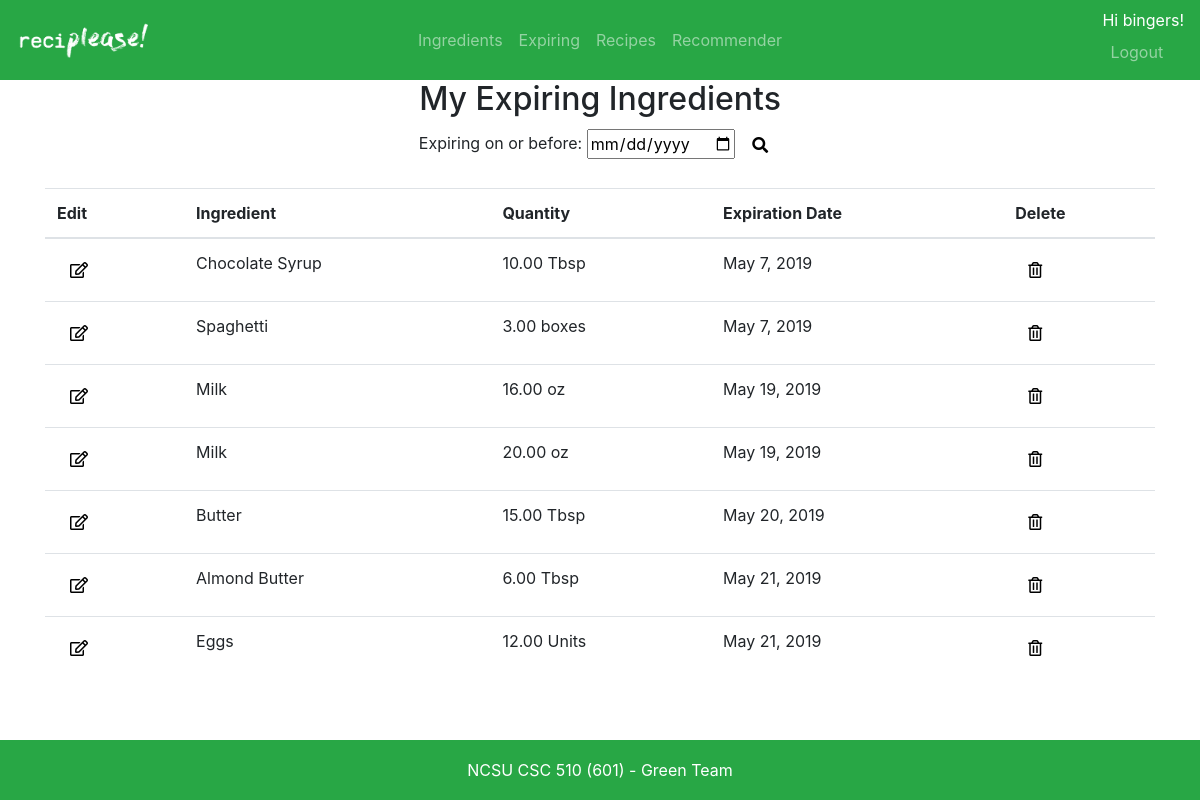
/ingredients/expiring/ (signed in), run on the app's committed database.
### ingredients/models.py (models this page shows, shortened)
class UserIngredient(models.Model):
    ingredient = models.ForeignKey('Ingredient', on_delete=models.SET_NULL, null=True)
    user =  models.ForeignKey(settings.AUTH_USER_MODEL, on_delete=models.CASCADE)
    quantity = models.DecimalField(max_digits=7, decimal_places=2, validators=[MinValueValidator(0)])
    exp_date = models.DateField(default=one_month_from_today, blank=True, null=True)

class Ingredient(models.Model):
    name = models.CharField(max_length=200)
    quantity_units = models.CharField(max_length=200) # Type of units for ingredient (oz, lbs, units, etc)
    class Meta:
        ordering = ['name']
    def __str__(self):
        return self.name

### ingredients/views.py (the view)
# urls.py: path('expiring/', views.expiring_ingredients, name='expiring_user_ingredient_list'),
def expiring_ingredients(request):
    expiring_user_ingredients = UserIngredient.objects.filter(user=request.user).select_related('ingredient').order_by('exp_date') # Get all ingredients for this user
    return render(request, 'ingredients/expiring_user_ingredient_list.html', {'expiring_user_ingredients': expiring_user_ingredients})

### ingredients/templates/ingredients/expiring_user_ingredient_list.html (shortened to what this page needs)
{% extends 'base.html' %}
{% block content %}
<div class="container">
    <h2 align="center">My Expiring Ingredients</h2>
    <form align="center" >
        Expiring on or before:
        <input type="date" id="expiry_date" name="exp_date">
        <button type="button" id="expiry_search" class="btn btn-default" style="background:none">
            <span class="fas fa-search"></span>
        </button>
    </form><br>
    <table class="table">
        <thead>
            <tr>
                <th scope="col">Edit</th>
                <th scope="col">Ingredient</th>
                <th scope="col">Quantity</th>
                <th scope="col">Expiration Date</th>
                <th scope="col">Delete</th>
            </tr>
        </thead>
        <tbody id="exp_table">
            {% for user_ingredient in expiring_user_ingredients %}
            <tr>
                <td>
                    <button type="button"  class="btn btn-default" style="background:none">
                        <a href="/ingredients/{{ user_ingredient.id }}/edit/"><span class="far fa-edit" style="color:#000000;"></span></a>
                    </button>
                </td>
                <td>{{ user_ingredient.ingredient }}</td>
                <td>{{ user_ingredient.quantity }} {{ user_ingredient.ingredient.quantity_units }}</td>
                <td>{{ user_ingredient.exp_date }}</td>
                <td>
                    <button type="button"  class="btn btn-default" style="background:none">
                        <a href="/ingredients/{{ user_ingredient.id }}/delete/"><span class="far fa-trash-alt" style="color:#000000;"></span></a>
                    </button>
                </td>
            </tr>
            {% endfor %}
        </tbody>
    </table>
</div>
{% endblock %}

### templates/navbar.html (shortened to what this page needs)
{% load staticfiles %}
<nav class="navbar sticky-top navbar-expand-md navbar-dark bg-success">
    <a class="navbar-brand d-flex w-50 mr-auto" href="{% url 'home' %}">
        <img src="{% static 'media/logo_white.png' %}" width="135" height="37" border="0">
    </a>
    <div class="navbar-collapse collapse w-100" id="collapsingNavbar">
        {% if user.is_authenticated %}
        <ul class="navbar-nav w-100 justify-content-center">
            <li class="nav-item">
                <a class="nav-link" href="{% url 'user_ingredient_list' %}">Ingredients</a>
            </li>
            <li class="nav-item">
                <a class="nav-link" href="{% url 'expiring_user_ingredient_list' %}">Expiring</a>
            </li>
            <li class="nav-item">
                <a class="nav-link" href="{% url 'recipe_list' %}">Recipes</a>
            </li>
            <li class="nav-item">
                <a class="nav-link" href="{% url 'search' %}">Recommender</a>
            </li>
        </ul>
        {% endif %}
        <ul class="nav navbar-nav ml-auto w-100 justify-content-end">
            {% if user.is_authenticated %}
            <li class="nav-item"  >
                <span style="color:#FFFFFF">Hi {{ user.username }}!</span>
                <a class="nav-link" href="{% url 'logout' %}">Logout</a>
            </li>
            {% else %}
            <li class="nav-item">
                <a class="nav-link" href="{% url 'login' %}">Login</a>
            </li>
            {% endif %}
        </ul>
    </div>
</nav>

### data on the page
UserIngredient: ingredient "Chocolate Syrup", quantity "10.00", ingredient.quantity_units "Tbsp", exp_date "May 7, 2019"
UserIngredient: ingredient "Spaghetti", quantity "3.00", ingredient.quantity_units "boxes", exp_date "May 7, 2019"
UserIngredient: ingredient "Milk", quantity "16.00", ingredient.quantity_units "oz", exp_date "May 19, 2019"
UserIngredient: ingredient "Milk", quantity "20.00", ingredient.quantity_units "oz", exp_date "May 19, 2019"
UserIngredient: ingredient "Butter", quantity "15.00", ingredient.quantity_units "Tbsp", exp_date "May 20, 2019"
UserIngredient: ingredient "Almond Butter", quantity "6.00", ingredient.quantity_units "Tbsp", exp_date "May 21, 2019"
UserIngredient: ingredient "Eggs", quantity "12.00", ingredient.quantity_units "Units", exp_date "May 21, 2019"

### other printed values
{{ user.username }} "bingers"
